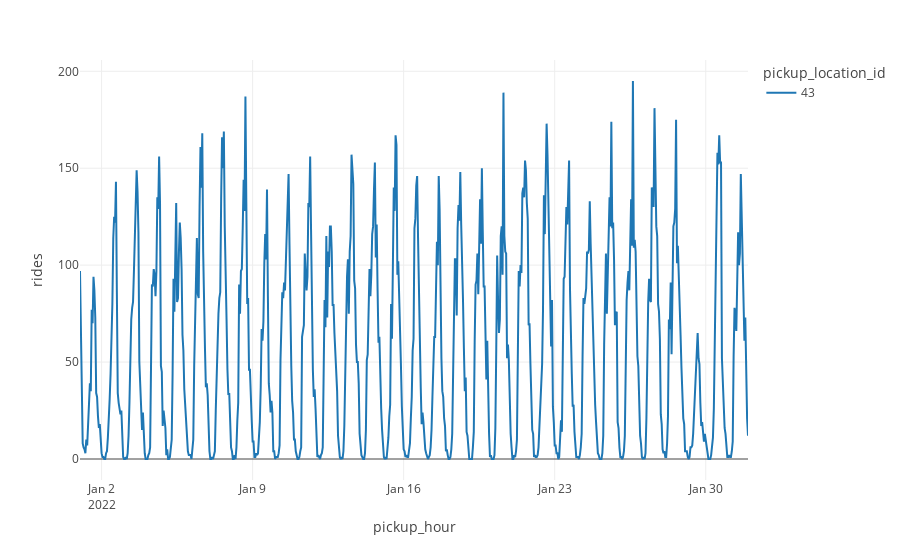

Write notebook code for a chart like this one.
### Code cell
plot_rides(agg_rides_all_slots, [43])

### Figure 1 — Plotly figure (JSON) as saved in the notebook; plotly's stock layout.template omitted (floating-point values rounded to 4 significant figures; data arrays with more than 128 entries replaced by an {"elided": "..."} marker saying what was removed)
{"data": [{"hovertemplate": "pickup_location_id=43<br>pickup_hour=%{x}<br>rides=%{y}<extra></extra>", "legendgroup": "43", "line": {"color": "#1F77B4", "dash": "solid"}, "marker": {"symbol": "circle"}, "mode": "lines", "name": "43", "orientation": "v", "showlegend": true, "type": "scatter", "x": {"elided": "744 str values"}, "xaxis": "x", "y": {"elided": "744 int values"}, "yaxis": "y"}], "layout": {"legend": {"title": {"text": "pickup_location_id"}, "tracegroupgap": 0}, "margin": {"t": 60}, "xaxis": {"anchor": "y", "domain": [0, 1], "title": {"text": "pickup_hour"}}, "yaxis": {"anchor": "x", "domain": [0, 1], "title": {"text": "rides"}}}}
